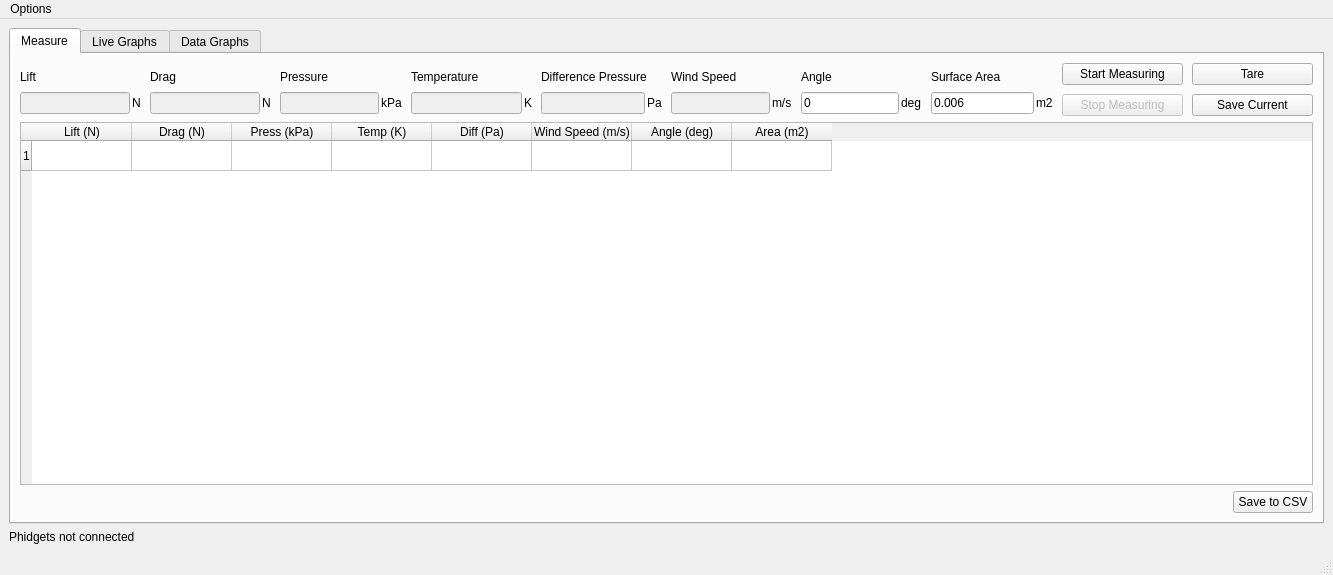
<?xml version="1.0" encoding="UTF-8"?>
<ui version="4.0">
 <class>MainWindow</class>
 <widget class="QMainWindow" name="MainWindow">
  <property name="geometry">
   <rect>
    <x>0</x>
    <y>0</y>
    <width>1333</width>
    <height>575</height>
   </rect>
  </property>
  <property name="windowTitle">
   <string>WindMeasure</string>
  </property>
  <widget class="QWidget" name="centralwidget">
   <property name="layoutDirection">
    <enum>Qt::LeftToRight</enum>
   </property>
   <layout class="QGridLayout" name="gridLayout">
    <item row="7" column="0">
     <widget class="QLabel" name="label_5">
      <property name="text">
       <string>Phidgets not connected</string>
      </property>
     </widget>
    </item>
    <item row="0" column="0">
     <widget class="QTabWidget" name="tabWidget">
      <property name="currentIndex">
       <number>0</number>
      </property>
      <widget class="QWidget" name="measure_tab">
       <attribute name="title">
        <string>Measure</string>
       </attribute>
       <layout class="QVBoxLayout" name="verticalLayout_4">
        <item>
         <layout class="QVBoxLayout" name="interaction">
          <item>
           <layout class="QHBoxLayout" name="horizontalLayout" stretch="1,1,1,1,1,1,1,1,1,1">
            <property name="spacing">
             <number>9</number>
            </property>
            <item>
             <layout class="QVBoxLayout" name="Lift_box" stretch="0,0">
              <property name="spacing">
               <number>0</number>
              </property>
              <item>
               <widget class="QLabel" name="label">
                <property name="text">
                 <string>Lift</string>
                </property>
               </widget>
              </item>
              <item>
               <layout class="QHBoxLayout" name="horizontalLayout_2">
                <property name="spacing">
                 <number>2</number>
                </property>
                <item>
                 <widget class="QLineEdit" name="lift_entry">
                  <property name="enabled">
                   <bool>false</bool>
                  </property>
                 </widget>
                </item>
                <item>
                 <widget class="QLabel" name="label_2">
                  <property name="text">
                   <string>N</string>
                  </property>
                 </widget>
                </item>
               </layout>
              </item>
             </layout>
            </item>
            <item>
             <layout class="QVBoxLayout" name="Drag_box" stretch="0,0">
              <property name="spacing">
               <number>0</number>
              </property>
              <item>
               <widget class="QLabel" name="label_3">
                <property name="text">
                 <string>Drag</string>
                </property>
               </widget>
              </item>
              <item>
               <layout class="QHBoxLayout" name="horizontalLayout_3">
                <property name="spacing">
                 <number>2</number>
                </property>
                <item>
                 <widget class="QLineEdit" name="drag_entry">
                  <property name="enabled">
                   <bool>false</bool>
                  </property>
                 </widget>
                </item>
                <item>
                 <widget class="QLabel" name="label_4">
                  <property name="text">
                   <string>N</string>
                  </property>
                 </widget>
                </item>
               </layout>
              </item>
             </layout>
            </item>
            <item>
             <layout class="QVBoxLayout" name="Pressure_box" stretch="0,0">
              <property name="spacing">
               <number>0</number>
              </property>
              <item>
               <widget class="QLabel" name="label_7">
                <property name="text">
                 <string>Pressure</string>
                </property>
               </widget>
              </item>
              <item>
               <layout class="QHBoxLayout" name="horizontalLayout_5">
                <property name="spacing">
                 <number>2</number>
                </property>
                <item>
                 <widget class="QLineEdit" name="pressure_entry">
                  <property name="enabled">
                   <bool>false</bool>
                  </property>
                 </widget>
                </item>
                <item>
                 <widget class="QLabel" name="label_8">
                  <property name="text">
                   <string>kPa</string>
                  </property>
                 </widget>
                </item>
               </layout>
              </item>
             </layout>
            </item>
            <item>
             <layout class="QVBoxLayout" name="temp_box" stretch="0,0">
              <property name="spacing">
               <number>0</number>
              </property>
              <item>
               <widget class="QLabel" name="label_11">
                <property name="text">
                 <string>Temperature</string>
                </property>
               </widget>
              </item>
              <item>
               <layout class="QHBoxLayout" name="horizontalLayout_7">
                <property name="spacing">
                 <number>2</number>
                </property>
                <item>
                 <widget class="QLineEdit" name="temp_entry">
                  <property name="enabled">
                   <bool>false</bool>
                  </property>
                 </widget>
                </item>
                <item>
                 <widget class="QLabel" name="label_12">
                  <property name="text">
                   <string>K</string>
                  </property>
                 </widget>
                </item>
               </layout>
              </item>
             </layout>
            </item>
            <item>
             <layout class="QVBoxLayout" name="diff_press_box" stretch="0,0">
              <property name="spacing">
               <number>0</number>
              </property>
              <item>
               <widget class="QLabel" name="label_13">
                <property name="text">
                 <string>Difference Pressure</string>
                </property>
               </widget>
              </item>
              <item>
               <layout class="QHBoxLayout" name="horizontalLayout_8">
                <property name="spacing">
                 <number>2</number>
                </property>
                <item>
                 <widget class="QLineEdit" name="diff_pres_entry">
                  <property name="enabled">
                   <bool>false</bool>
                  </property>
                 </widget>
                </item>
                <item>
                 <widget class="QLabel" name="label_14">
                  <property name="text">
                   <string>Pa</string>
                  </property>
                 </widget>
                </item>
               </layout>
              </item>
             </layout>
            </item>
            <item>
             <layout class="QVBoxLayout" name="speed_box" stretch="0,0">
              <property name="spacing">
               <number>0</number>
              </property>
              <item>
               <widget class="QLabel" name="label_9">
                <property name="text">
                 <string>Wind Speed</string>
                </property>
               </widget>
              </item>
              <item>
               <layout class="QHBoxLayout" name="horizontalLayout_6">
                <property name="spacing">
                 <number>2</number>
                </property>
                <item>
                 <widget class="QLineEdit" name="speed_entry">
                  <property name="enabled">
                   <bool>false</bool>
                  </property>
                 </widget>
                </item>
                <item>
                 <widget class="QLabel" name="label_10">
                  <property name="text">
                   <string>m/s</string>
                  </property>
                 </widget>
                </item>
               </layout>
              </item>
             </layout>
            </item>
            <item>
             <layout class="QVBoxLayout" name="angle_box">
              <property name="spacing">
               <number>0</number>
              </property>
              <item>
               <widget class="QLabel" name="label_16">
                <property name="text">
                 <string>Angle</string>
                </property>
               </widget>
              </item>
              <item>
               <layout class="QHBoxLayout" name="horizontalLayout_10">
                <property name="spacing">
                 <number>2</number>
                </property>
                <item>
                 <widget class="QLineEdit" name="angle_entry">
                  <property name="text">
                   <string>0</string>
                  </property>
                  <property name="placeholderText">
                   <string>0</string>
                  </property>
                 </widget>
                </item>
                <item>
                 <widget class="QLabel" name="label_17">
                  <property name="text">
                   <string>deg</string>
                  </property>
                 </widget>
                </item>
               </layout>
              </item>
             </layout>
            </item>
            <item>
             <layout class="QVBoxLayout" name="Area_box">
              <property name="spacing">
               <number>0</number>
              </property>
              <item>
               <widget class="QLabel" name="label_6">
                <property name="text">
                 <string>Surface Area</string>
                </property>
               </widget>
              </item>
              <item>
               <layout class="QHBoxLayout" name="horizontalLayout_4">
                <property name="spacing">
                 <number>2</number>
                </property>
                <item>
                 <widget class="QLineEdit" name="surface_entry">
                  <property name="text">
                   <string>0.006</string>
                  </property>
                  <property name="maxLength">
                   <number>32764</number>
                  </property>
                  <property name="placeholderText">
                   <string>0.006</string>
                  </property>
                 </widget>
                </item>
                <item>
                 <widget class="QLabel" name="label_15">
                  <property name="text">
                   <string>m2</string>
                  </property>
                 </widget>
                </item>
               </layout>
              </item>
             </layout>
            </item>
            <item>
             <layout class="QVBoxLayout" name="verticalLayout">
              <item>
               <widget class="QPushButton" name="start_measure_button">
                <property name="text">
                 <string>Start Measuring</string>
                </property>
               </widget>
              </item>
              <item>
               <widget class="QPushButton" name="stop_measure_button">
                <property name="enabled">
                 <bool>false</bool>
                </property>
                <property name="text">
                 <string>Stop Measuring</string>
                </property>
               </widget>
              </item>
             </layout>
            </item>
            <item>
             <layout class="QVBoxLayout" name="verticalLayout_3">
              <item>
               <widget class="QPushButton" name="tare_button">
                <property name="text">
                 <string>Tare</string>
                </property>
               </widget>
              </item>
              <item>
               <widget class="QPushButton" name="save_measurement">
                <property name="text">
                 <string>Save Current</string>
                </property>
               </widget>
              </item>
             </layout>
            </item>
           </layout>
          </item>
         </layout>
        </item>
        <item>
         <widget class="QTableWidget" name="tableWidget">
          <property name="sizeAdjustPolicy">
           <enum>QAbstractScrollArea::AdjustIgnored</enum>
          </property>
          <property name="showDropIndicator" stdset="0">
           <bool>true</bool>
          </property>
          <property name="dragDropOverwriteMode">
           <bool>true</bool>
          </property>
          <property name="sortingEnabled">
           <bool>false</bool>
          </property>
          <property name="wordWrap">
           <bool>true</bool>
          </property>
          <property name="cornerButtonEnabled">
           <bool>true</bool>
          </property>
          <attribute name="horizontalHeaderCascadingSectionResizes">
           <bool>false</bool>
          </attribute>
          <attribute name="horizontalHeaderHighlightSections">
           <bool>true</bool>
          </attribute>
          <attribute name="horizontalHeaderShowSortIndicator" stdset="0">
           <bool>false</bool>
          </attribute>
          <attribute name="horizontalHeaderStretchLastSection">
           <bool>false</bool>
          </attribute>
          <attribute name="verticalHeaderCascadingSectionResizes">
           <bool>false</bool>
          </attribute>
          <attribute name="verticalHeaderHighlightSections">
           <bool>true</bool>
          </attribute>
          <attribute name="verticalHeaderShowSortIndicator" stdset="0">
           <bool>false</bool>
          </attribute>
          <attribute name="verticalHeaderStretchLastSection">
           <bool>false</bool>
          </attribute>
          <row/>
          <column>
           <property name="text">
            <string>Lift (N)</string>
           </property>
          </column>
          <column>
           <property name="text">
            <string>Drag (N)</string>
           </property>
          </column>
          <column>
           <property name="text">
            <string>Press (kPa)</string>
           </property>
          </column>
          <column>
           <property name="text">
            <string>Temp (K)</string>
           </property>
          </column>
          <column>
           <property name="text">
            <string>Diff (Pa)</string>
           </property>
          </column>
          <column>
           <property name="text">
            <string>Wind Speed (m/s)</string>
           </property>
          </column>
          <column>
           <property name="text">
            <string>Angle (deg)</string>
           </property>
          </column>
          <column>
           <property name="text">
            <string>Area (m2)</string>
           </property>
          </column>
          <item row="0" column="1">
           <property name="text">
            <string/>
           </property>
          </item>
         </widget>
        </item>
        <item>
         <layout class="QHBoxLayout" name="savetocsv">
          <item>
           <spacer name="horizontalSpacer">
            <property name="orientation">
             <enum>Qt::Horizontal</enum>
            </property>
            <property name="sizeHint" stdset="0">
             <size>
              <width>40</width>
              <height>20</height>
             </size>
            </property>
           </spacer>
          </item>
          <item>
           <widget class="QPushButton" name="save_csv_button">
            <property name="text">
             <string>Save to CSV</string>
            </property>
            <property name="shortcut">
             <string>Ctrl+S</string>
            </property>
           </widget>
          </item>
         </layout>
        </item>
       </layout>
      </widget>
      <widget class="QWidget" name="graph_tab">
       <attribute name="title">
        <string>Live Graphs</string>
       </attribute>
       <layout class="QGridLayout" name="gridLayout_2">
        <property name="horizontalSpacing">
         <number>12</number>
        </property>
        <item row="0" column="1">
         <layout class="QHBoxLayout" name="horizontalLayout_11">
          <item>
           <spacer name="horizontalSpacer_2">
            <property name="orientation">
             <enum>Qt::Horizontal</enum>
            </property>
            <property name="sizeHint" stdset="0">
             <size>
              <width>40</width>
              <height>20</height>
             </size>
            </property>
           </spacer>
          </item>
          <item>
           <widget class="QPushButton" name="start_measure_button2">
            <property name="text">
             <string>Start Measuring</string>
            </property>
           </widget>
          </item>
          <item>
           <widget class="QPushButton" name="stop_measure_button2">
            <property name="enabled">
             <bool>false</bool>
            </property>
            <property name="text">
             <string>Stop Measuring</string>
            </property>
           </widget>
          </item>
         </layout>
        </item>
        <item row="1" column="0">
         <widget class="PlotWidget" name="plot_1"/>
        </item>
        <item row="2" column="1">
         <widget class="PlotWidget" name="plot_4"/>
        </item>
        <item row="2" column="0">
         <widget class="PlotWidget" name="plot_3"/>
        </item>
        <item row="1" column="1">
         <widget class="PlotWidget" name="plot_2"/>
        </item>
       </layout>
      </widget>
      <widget class="QWidget" name="save_graph_tab">
       <attribute name="title">
        <string>Data Graphs</string>
       </attribute>
       <layout class="QGridLayout" name="gridLayout_3">
        <property name="horizontalSpacing">
         <number>12</number>
        </property>
        <item row="0" column="0">
         <widget class="PlotWidget" name="plot_5"/>
        </item>
        <item row="0" column="1">
         <widget class="PlotWidget" name="plot_6"/>
        </item>
       </layout>
      </widget>
     </widget>
    </item>
   </layout>
  </widget>
  <widget class="QMenuBar" name="menubar">
   <property name="geometry">
    <rect>
     <x>0</x>
     <y>0</y>
     <width>1333</width>
     <height>22</height>
    </rect>
   </property>
   <widget class="QMenu" name="menuOptions">
    <property name="title">
     <string>Options</string>
    </property>
    <addaction name="actionSave"/>
    <addaction name="actionSettings"/>
   </widget>
   <addaction name="menuOptions"/>
  </widget>
  <widget class="QStatusBar" name="statusbar"/>
  <action name="actionSave">
   <property name="text">
    <string>Save</string>
   </property>
  </action>
  <action name="actionSettings">
   <property name="text">
    <string>Settings</string>
   </property>
  </action>
 </widget>
 <customwidgets>
  <customwidget>
   <class>PlotWidget</class>
   <extends>QGraphicsView</extends>
   <header>pyqtgraph</header>
  </customwidget>
 </customwidgets>
 <resources/>
 <connections/>
</ui>
